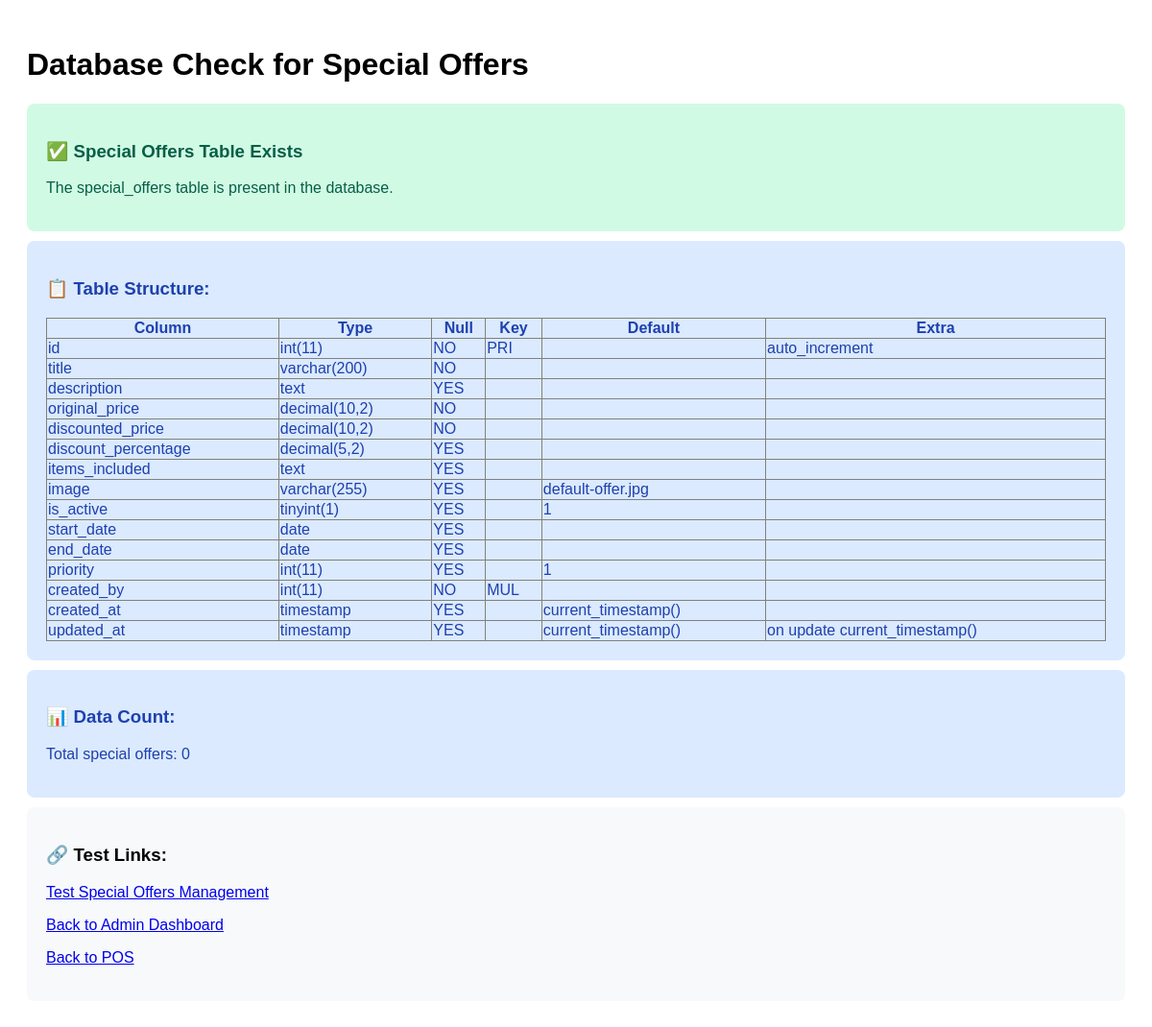
The app's page /admin/check_database.php, older data.
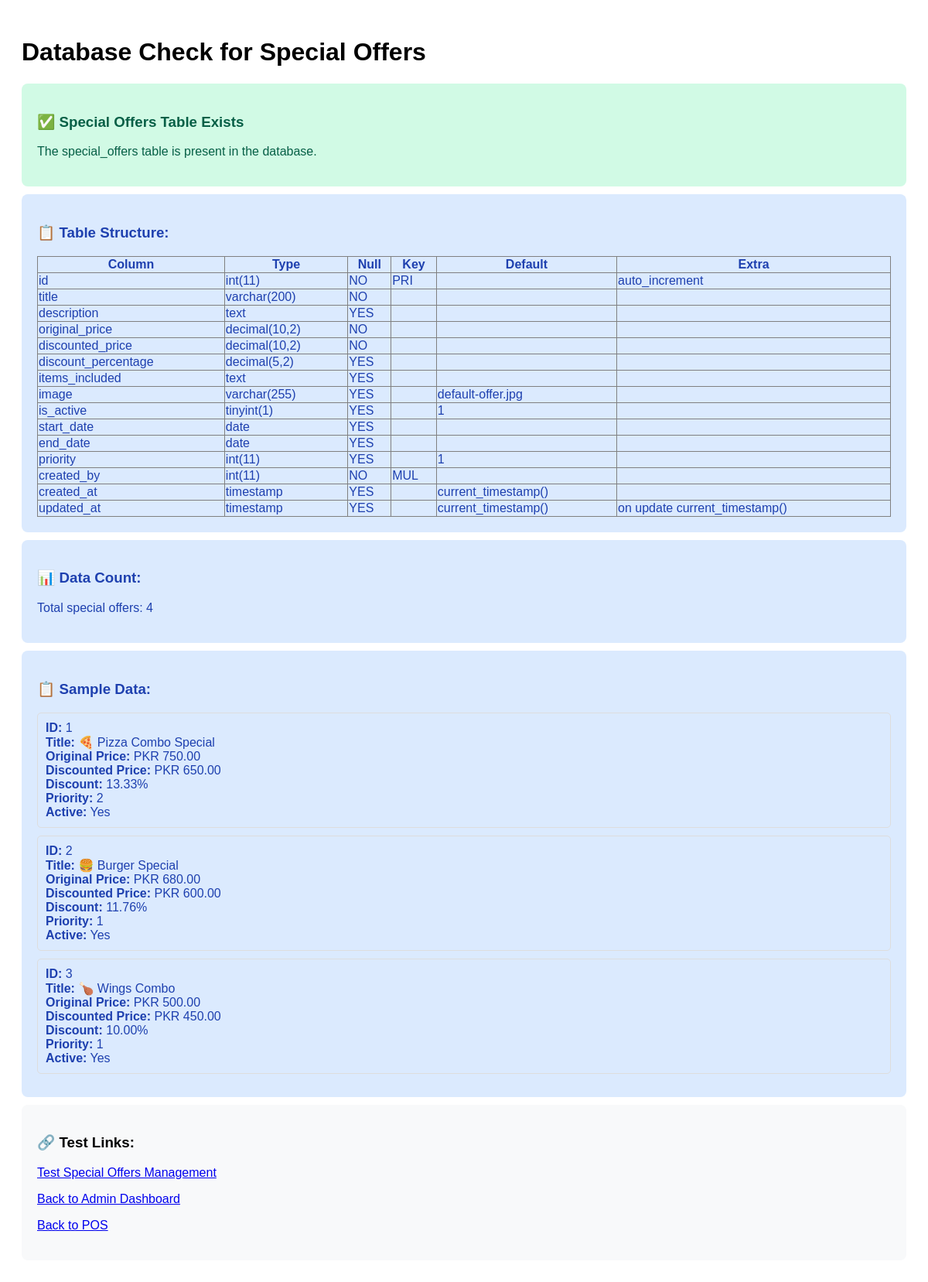
The same page, newer data.
### tables this page shows
CREATE TABLE special_offers (
    id INT PRIMARY KEY AUTO_INCREMENT,
    title VARCHAR(200) NOT NULL,
    description TEXT,
    original_price DECIMAL(10,2) NOT NULL,
    discounted_price DECIMAL(10,2) NOT NULL,
    discount_percentage DECIMAL(5,2),
    items_included TEXT,
    image VARCHAR(255) DEFAULT 'default-offer.jpg',
    is_active BOOLEAN DEFAULT TRUE,
    start_date DATE,
    end_date DATE,
    priority INT DEFAULT 1,
    created_by INT NOT NULL,
    created_at TIMESTAMP DEFAULT CURRENT_TIMESTAMP,
    updated_at TIMESTAMP DEFAULT CURRENT_TIMESTAMP ON UPDATE CURRENT_TIMESTAMP,
    FOREIGN KEY (created_by) REFERENCES users(id)
);

### admin/check_database.php (the view, shortened to what this page needs)
<?php
$db = new Database();
$pdo = $db->getConnection();
?>
<!DOCTYPE html>
<html lang="en">
<head>
</head>
<body>
    <h1>Database Check for Special Offers</h1>
    <?php
    try {
        $query = "SHOW TABLES LIKE 'special_offers'";
        $stmt = $pdo->prepare($query);
        $stmt->execute();
        $tableExists = $stmt->rowCount() > 0;
        if ($tableExists) {
            echo '<div class="check-result success">';
            echo '<h3>✅ Special Offers Table Exists</h3>';
            echo '<p>The special_offers table is present in the database.</p>';
            echo '</div>';
            $query = "DESCRIBE special_offers";
            $stmt = $pdo->prepare($query);
            $stmt->execute();
            $columns = $stmt->fetchAll(PDO::FETCH_ASSOC);
            echo '<div class="check-result info">';
            echo '<h3>📋 Table Structure:</h3>';
            echo '<table border="1" style="border-collapse: collapse; width: 100%;">';
            echo '<tr><th>Column</th><th>Type</th><th>Null</th><th>Key</th><th>Default</th><th>Extra</th></tr>';
            foreach ($columns as $column) {
                echo '<tr>';
                echo '<td>' . $column['Field'] . '</td>';
                echo '<td>' . $column['Type'] . '</td>';
                echo '<td>' . $column['Null'] . '</td>';
                echo '<td>' . $column['Key'] . '</td>';
                echo '<td>' . $column['Default'] . '</td>';
                echo '<td>' . $column['Extra'] . '</td>';
                echo '</tr>';
            }
            echo '</table>';
            echo '</div>';
            $query = "SELECT COUNT(*) as count FROM special_offers";
            $stmt = $pdo->prepare($query);
            $stmt->execute();
            $count = $stmt->fetch()['count'];
            echo '<div class="check-result info">';
            echo '<h3>📊 Data Count:</h3>';
            echo '<p>Total special offers: ' . $count . '</p>';
            echo '</div>';
            if ($count > 0) {
                $query = "SELECT * FROM special_offers LIMIT 3";
                $stmt = $pdo->prepare($query);
                $stmt->execute();
                $offers = $stmt->fetchAll(PDO::FETCH_ASSOC);
                echo '<div class="check-result info">';
                echo '<h3>📋 Sample Data:</h3>';
                foreach ($offers as $offer) {
                    echo '<div style="border: 1px solid #ddd; padding: 10px; margin: 10px 0; border-radius: 5px;">';
                    echo '<strong>ID:</strong> ' . $offer['id'] . '<br>';
                    echo '<strong>Title:</strong> ' . $offer['title'] . '<br>';
                    echo '<strong>Original Price:</strong> PKR ' . $offer['original_price'] . '<br>';
                    echo '<strong>Discounted Price:</strong> PKR ' . $offer['discounted_price'] . '<br>';
                    echo '<strong>Discount:</strong> ' . $offer['discount_percentage'] . '%<br>';
                    echo '<strong>Priority:</strong> ' . $offer['priority'] . '<br>';
                    echo '<strong>Active:</strong> ' . ($offer['is_active'] ? 'Yes' : 'No') . '<br>';
                    echo '</div>';
                }
                echo '</div>';
            }
        } else {
            echo '<div class="check-result error">';
            echo '<h3>❌ Special Offers Table Missing</h3>';
            echo '<p>The special_offers table does not exist in the database.</p>';
            echo '<p>Please run the database.sql file to create the table.</p>';
            echo '</div>';
        }
    } catch (Exception $e) {
        echo '<div class="check-result error">';
        echo '<h3>❌ Database Error</h3>';
        echo '<p>Error: ' . $e->getMessage() . '</p>';
        echo '</div>';
    }
    ?>
    <div class="check-result">
        <h3>🔗 Test Links:</h3>
        <p><a href="manage_special_offers.php">Test Special Offers Management</a></p>
        <p><a href="index.php">Back to Admin Dashboard</a></p>
        <p><a href="../index.php">Back to POS</a></p>
    </div>
</body>
</html>

### admin/check_database.php (style rules this page uses)
body { font-family: Arial, sans-serif; padding: 20px; }
.check-result { background: #f8f9fa; padding: 20px; border-radius: 8px; margin: 10px 0; }
.success { background: #d1fae5; color: #065f46; }
.info { background: #dbeafe; color: #1e40af; }

Row changes from the older to the newer data that the page shows:
added special_offers: id "1", title "🍕 Pizza Combo Special", original_price "750.00", discounted_price "650.00", discount_percentage "13.33", priority "2", is_active "Yes"
added special_offers: id "2", title "🍔 Burger Special", original_price "680.00", discounted_price "600.00", discount_percentage "11.76", priority "1", is_active "Yes"
added special_offers: id "3", title "🍗 Wings Combo", original_price "500.00", discounted_price "450.00", discount_percentage "10.00", priority "1", is_active "Yes"
Text that changed along with them:
$count: "0" → "4"
text now shown: "📋 Sample Data:"
